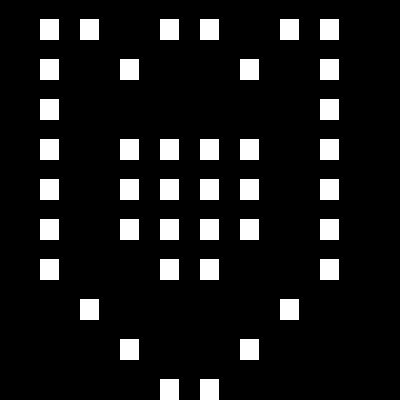

This game map was drawn from its Tiled (.tmx) file and the tilesets committed beside it. A one-line description and the trimmed map source follow:
An orthogonal 10x10 tile map with 40x40 px tiles, 1 tile layer (Layer 1).

<map version="1.0" orientation="orthogonal" width="10" height="10" tilewidth="40" tileheight="40">
 <tileset firstgid="1" name="texture" tilewidth="40" tileheight="40" spacing="4" margin="4">
  <image source="texture.png" />
 </tileset>
 <layer name="Layer 1" width="10" height="10">
  <data>[100 cells, 40 non-empty, 1 distinct tile ids]</data>
 </layer>
</map>
